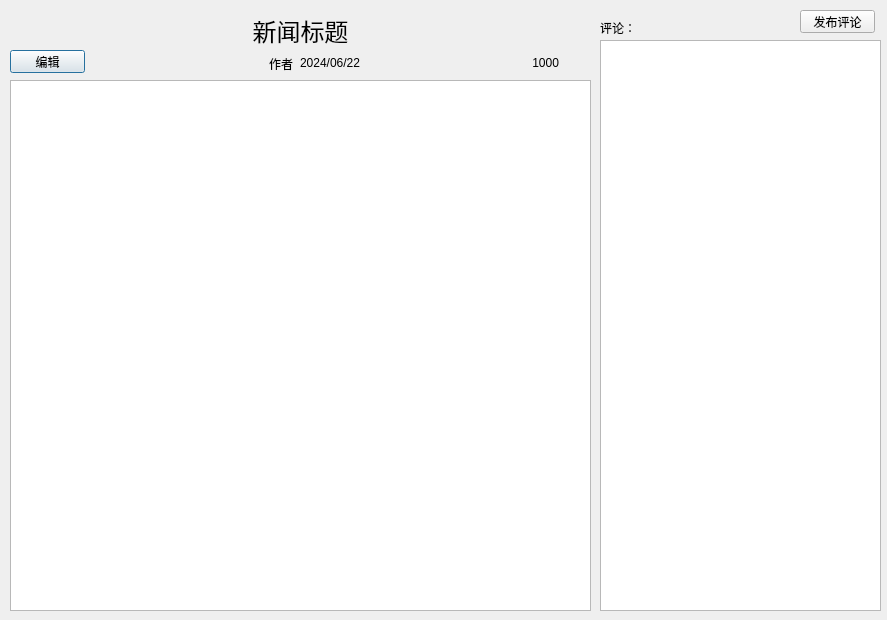
<?xml version="1.0" encoding="UTF-8"?>
<ui version="4.0">
 <class>NewsDetailDialogClass</class>
 <widget class="QDialog" name="NewsDetailDialogClass">
  <property name="geometry">
   <rect>
    <x>0</x>
    <y>0</y>
    <width>887</width>
    <height>620</height>
   </rect>
  </property>
  <property name="windowTitle">
   <string>查看新闻</string>
  </property>
  <widget class="QLabel" name="lbl_title">
   <property name="geometry">
    <rect>
     <x>10</x>
     <y>10</y>
     <width>581</width>
     <height>41</height>
    </rect>
   </property>
   <property name="font">
    <font>
     <pointsize>18</pointsize>
    </font>
   </property>
   <property name="text">
    <string>新闻标题</string>
   </property>
   <property name="alignment">
    <set>Qt::AlignmentFlag::AlignCenter</set>
   </property>
  </widget>
  <widget class="QTextBrowser" name="tb_news">
   <property name="geometry">
    <rect>
     <x>10</x>
     <y>80</y>
     <width>581</width>
     <height>531</height>
    </rect>
   </property>
  </widget>
  <widget class="QLabel" name="lbl_author">
   <property name="geometry">
    <rect>
     <x>240</x>
     <y>56</y>
     <width>53</width>
     <height>15</height>
    </rect>
   </property>
   <property name="text">
    <string>作者</string>
   </property>
   <property name="alignment">
    <set>Qt::AlignmentFlag::AlignRight|Qt::AlignmentFlag::AlignTrailing|Qt::AlignmentFlag::AlignVCenter</set>
   </property>
  </widget>
  <widget class="QLabel" name="lbl_date">
   <property name="geometry">
    <rect>
     <x>300</x>
     <y>55</y>
     <width>71</width>
     <height>16</height>
    </rect>
   </property>
   <property name="text">
    <string>2024/06/22</string>
   </property>
  </widget>
  <widget class="QPushButton" name="pb_edit">
   <property name="geometry">
    <rect>
     <x>10</x>
     <y>50</y>
     <width>75</width>
     <height>23</height>
    </rect>
   </property>
   <property name="text">
    <string>编辑</string>
   </property>
  </widget>
  <widget class="QLabel" name="lbl_like_count">
   <property name="geometry">
    <rect>
     <x>449</x>
     <y>52</y>
     <width>110</width>
     <height>21</height>
    </rect>
   </property>
   <property name="text">
    <string>1000</string>
   </property>
   <property name="alignment">
    <set>Qt::AlignmentFlag::AlignRight|Qt::AlignmentFlag::AlignTrailing|Qt::AlignmentFlag::AlignVCenter</set>
   </property>
  </widget>
  <widget class="QPushButton" name="pb_like">
   <property name="geometry">
    <rect>
     <x>564</x>
     <y>50</y>
     <width>21</width>
     <height>23</height>
    </rect>
   </property>
   <property name="text">
    <string/>
   </property>
   <property name="icon">
    <iconset resource="MainWindow.qrc">
     <normaloff>:/images/like.png</normaloff>:/images/like.png</iconset>
   </property>
   <property name="default">
    <bool>false</bool>
   </property>
   <property name="flat">
    <bool>true</bool>
   </property>
  </widget>
  <widget class="QLabel" name="label">
   <property name="geometry">
    <rect>
     <x>600</x>
     <y>20</y>
     <width>53</width>
     <height>15</height>
    </rect>
   </property>
   <property name="text">
    <string>评论：</string>
   </property>
  </widget>
  <widget class="QPushButton" name="pb_comment">
   <property name="geometry">
    <rect>
     <x>800</x>
     <y>10</y>
     <width>75</width>
     <height>23</height>
    </rect>
   </property>
   <property name="text">
    <string>发布评论</string>
   </property>
  </widget>
  <widget class="QListWidget" name="lw_comment">
   <property name="geometry">
    <rect>
     <x>600</x>
     <y>40</y>
     <width>281</width>
     <height>571</height>
    </rect>
   </property>
   <property name="selectionMode">
    <enum>QAbstractItemView::SelectionMode::NoSelection</enum>
   </property>
  </widget>
 </widget>
 <layoutdefault spacing="6" margin="11"/>
 <resources>
  <include location="MainWindow.qrc"/>
 </resources>
 <connections>
  <connection>
   <sender>pb_like</sender>
   <signal>clicked()</signal>
   <receiver>NewsDetailDialogClass</receiver>
   <slot>toggle_like()</slot>
   <hints>
    <hint type="sourcelabel">
     <x>574</x>
     <y>61</y>
    </hint>
    <hint type="destinationlabel">
     <x>593</x>
     <y>45</y>
    </hint>
   </hints>
  </connection>
  <connection>
   <sender>pb_edit</sender>
   <signal>clicked()</signal>
   <receiver>NewsDetailDialogClass</receiver>
   <slot>edit_news()</slot>
   <hints>
    <hint type="sourcelabel">
     <x>55</x>
     <y>59</y>
    </hint>
    <hint type="destinationlabel">
     <x>137</x>
     <y>53</y>
    </hint>
   </hints>
  </connection>
  <connection>
   <sender>pb_comment</sender>
   <signal>clicked()</signal>
   <receiver>NewsDetailDialogClass</receiver>
   <slot>comment_news()</slot>
   <hints>
    <hint type="sourcelabel">
     <x>841</x>
     <y>22</y>
    </hint>
    <hint type="destinationlabel">
     <x>743</x>
     <y>4</y>
    </hint>
   </hints>
  </connection>
 </connections>
 <slots>
  <slot>toggle_like()</slot>
  <slot>edit_news()</slot>
  <slot>comment_news()</slot>
 </slots>
</ui>
